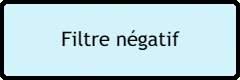
#> input picture filtre1.png, 240 x 80 px; its folder holds only this picture in this run
$ python -i logicielMontagePhoto.py   (imports and definitions only)
#> lines starting #> are read from the running program, lines starting #| are printed output that depends on the picture
#> further down, picture is the input picture: PIL image 240x80 RGBA; mean R, G, B, A 177.1, 204.9, 210, 254.7
from tkinter import *
from tkinter import filedialog, simpledialog #boite des fichiers
from PIL import Image, ImageTk, ImageFilter, ImageEnhance, ImageOps, ImageDraw  #bibliotheque pillow pour les images

# [65 lines left out: functions importerImage, afficherBoutonsApresLimportation, cacherBoutonsPrincipaux, afficherImage, telechargerImage, desactiverFiltre, not called in this run]

def filtreNegatif(img): #premier filtre
    if img.mode == "RGBA": #mode transparence (.png)
        r, g, b, a = img.split()
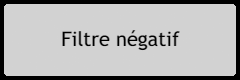
#> r: PIL image 240x80 L; min 0, max 211, mean 177.1
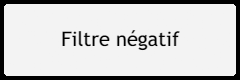
#> g: PIL image 240x80 L; min 0, max 243, mean 204.9
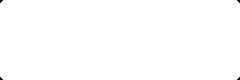
#> a: PIL image 240x80 L; 99.9% white; 4 black regions (4 under 20 px)
        rgb_negatif = Image.merge("RGB", (ImageOps.invert(r), ImageOps.invert(g), ImageOps.invert(b)))
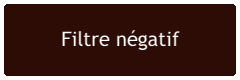
#> rgb_negatif: PIL image 240x80 RGB; mean R, G, B 77.9, 50.1, 45
        return Image.merge("RGBA", (*rgb_negatif.split(), a)) #inversion des trois codes du modele rgb
    else: #mode basique (.jpg, .jpeg)
        return ImageOps.invert(img.convert("RGB")) #inversion des couleurs

def filtreVintage(img):
    enhancer = ImageEnhance.Color(img)
    return enhancer.enhance(0.5)  #ici on reduit la saturation de moitie

# [7 lines left out: function filtreNB, not called in this run]

def filtreFloutage(img):
    return img.filter(ImageFilter.GaussianBlur(5)) #mise en place d'un floutage de rayon 5

# [182 lines left out: functions iconesFiltres, afficherBoutonsManipulation, rotationImage, inverserHorizontalement, mettreAJourImage, rognerImage and 10 more, not called in this run]

def arreterMusique():
    pygame.mixer.music.stop() #arret de la musique
    fenetre.destroy() #fermeture de la fenêtre

# [4 lines left out: function jouerSon, not called in this run]

# [3 lines not run here, left out]
# [1 line that did not run here, left out]
# [1 line not run here, left out]

image, image_originale, canvas, rect = None, None, None, None #var. globales
filtres_actifs = []  #filtres en cours d'utilisation
import pygame #pour la musique et les sons
# [2 lines not run here, left out]

# [1 line that did not run here, left out]
# [3 lines not run here, left out]
# [1 line that did not run here, left out]
# [1 line that did not run here, left out]
# [1 line that did not run here, left out]
# [1 line not run here, left out]

# [1 line that did not run here, left out]
# [1 line that did not run here, left out]
# [1 line that did not run here, left out]
# [1 line that did not run here, left out]

etatCrayon = False #dessin desactive au debut

# [1 line not run here, left out]
# [1 line that did not run here, left out]
# [1 line that did not run here, left out]
# [1 line that did not run here, left out]

boutons_temp = [] #liste des boutons d'action affiches temporairement

# [10 lines not run here, left out]

changementDimensions = {} #pour un rognage d'image
# [1 line that did not run here, left out]
# [1 line not run here, left out]

# [1 line that did not run here, left out]
# [3 lines not run here, left out]

>>> from PIL import Image
>>> picture = Image.open('filtre1.png')
>>> result = filtreNegatif(picture)

$ run again, on filtre2.png
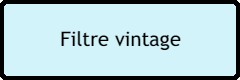
#> input picture filtre2.png, 240 x 80 px
#> picture is the input picture: PIL image 240x80 RGBA; mean R, G, B, A 177.2, 205, 210.1, 254.7
#> in filtreNegatif, `r, g, b, a = img.split()`:
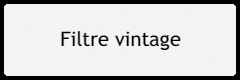
#> g: PIL image 240x80 L; min 0, max 243, mean 205
#> a: PIL image 240x80 L; 99.9% white; 4 black regions (4 under 20 px)
#> in filtreNegatif, `rgb_negatif = Image.merge("RGB", (ImageOps.invert(r), ImageOps.invert(..`:
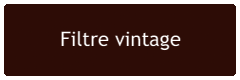
#> rgb_negatif: PIL image 240x80 RGB; mean R, G, B 77.8, 50, 44.9

$ run again, on filtre3.png
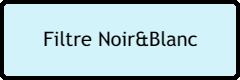
#> input picture filtre3.png, 240 x 80 px
#> picture is the input picture: PIL image 240x80 RGBA; mean R, G, B, A 175.4, 202.9, 207.9, 254.7
#> in filtreNegatif, `r, g, b, a = img.split()`:
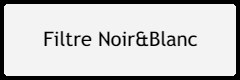
#> g: PIL image 240x80 L; min 0, max 243, mean 202.9
#> a: PIL image 240x80 L; 99.9% white; 4 black regions (4 under 20 px)
#> in filtreNegatif, `rgb_negatif = Image.merge("RGB", (ImageOps.invert(r), ImageOps.invert(..`:
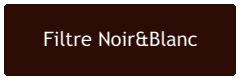
#> rgb_negatif: PIL image 240x80 RGB; mean R, G, B 79.6, 52.1, 47.1
